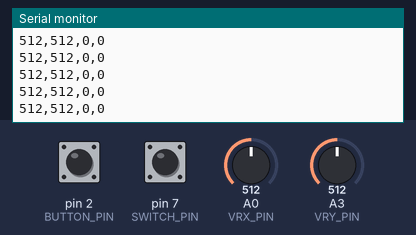
A sketch run on a simulated Arduino Uno, built with avr-gcc and run on an emulated ATmega328P. Shown: the last lines printed to the serial monitor. The test bench sets the inputs (shaded band); at power-on: A0 (VRX_PIN) = 512, A3 (VRY_PIN) = 512, pin 2 (BUTTON_PIN) LOW, pin 7 (SWITCH_PIN) HIGH.

Above: at 1.2 s.
1.3 s: A0 (VRX_PIN) set to 716
At 1.32 s:
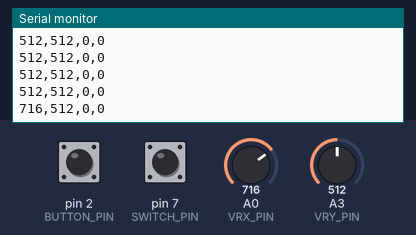
2.8 s: A0 (VRX_PIN) set to 1023
At 2.83 s:
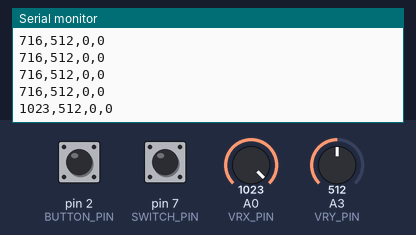
5.8 s: A3 (VRY_PIN) set to 716
At 5.86 s:
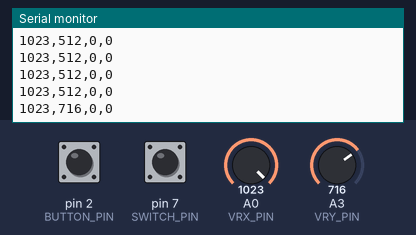
7.3 s: pin 2 (BUTTON_PIN) pulled HIGH for 0.15 s
At 7.38 s:
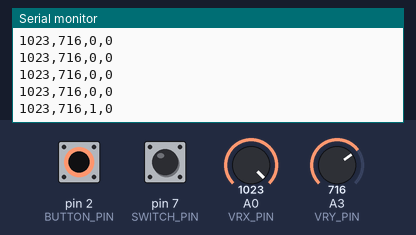
8.9 s: pin 7 (SWITCH_PIN) pulled LOW for 0.15 s
At 8.99 s:
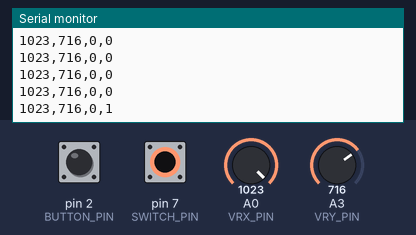
10.5 s: A3 (VRY_PIN) set to 790
At 10.51 s:
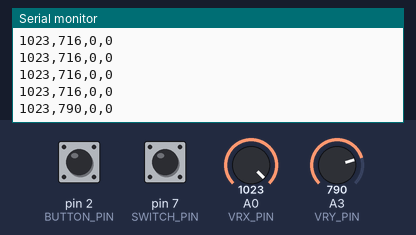
Timing chart, 0 to 13.0 s (numbered marks = the images above; inputs shaded):
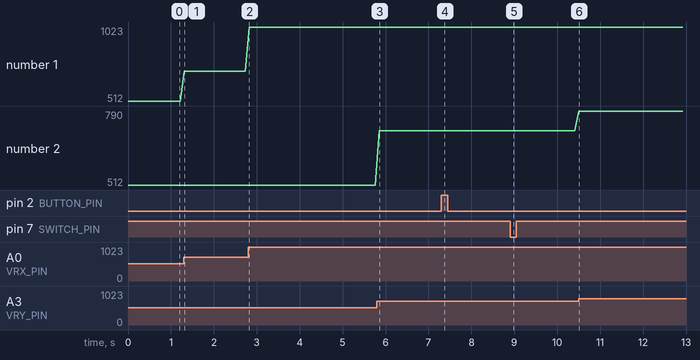

Measured:
- after the input at 1.3 s, the serial monitor: prints a new line at once (image 1)
- after the input at 2.8 s, the serial monitor: prints a new line at once (image 2)
- after the input at 5.8 s, the serial monitor: prints a new line after 0.06 s (image 3)
- after the input at 7.3 s, the serial monitor: prints a new line after 0.07 s (image 4)
- after the input at 8.9 s, the serial monitor: prints a new line after 0.09 s (image 5)
- after the input at 10.5 s, the serial monitor: prints a new line at once (image 6)
- plotted number 1: 512 → 716 after the input at 1.3 s, 716 → 1023 after the input at 2.8 s
- plotted number 2: 512 → 716 after the input at 5.8 s, 716 → 790 after the input at 10.5 s

The sketch:

joystick_tut.ino
```cpp
#include <ezButton.h>
#define VRX_PIN  A0 // Arduino pin connected to VRX pin
#define VRY_PIN  A3 // Arduino pin connected to VRY pin
#define BUTTON_PIN 2
#define SWITCH_PIN 7
//#define SW_PIN   5

//ezButton button(SW_PIN);

int xValue = 0; // To store value of the X axis
int yValue = 0; // To store value of the Y axis
int buttonState = 0;
int switchState=0;
int bValue = 0;
int centerX=0;
int centerY = 0;

void setup() {
  Serial.begin(9600) ;
  pinMode(SWITCH_PIN,INPUT_PULLUP);
  //button.setDebounceTime(50);
}

void loop() {
  // button.loop();

  // read analog X and Y analog values
  xValue = analogRead(VRX_PIN);
  yValue = analogRead(VRY_PIN);
  //Serial.println(xValue);
  buttonState = digitalRead(BUTTON_PIN);
  switchState = digitalRead(SWITCH_PIN)*(-1)+1;

 // bValue = button.getState();


  // print data to Serial Monitor on Arduino IDE
  String xDirection="";
  String yDirection ="";
  if(xValue>=810){
    xDirection="-1";
  }else if(xValue<=780){
    xDirection="1";
  }else{xDirection="0";}

  if(yValue>=810){
    yDirection="-1";
  }else if(yValue<=780){
    yDirection="1";
  }else{yDirection="0";}

  String jsString = String(xValue) +','+ String(yValue)+',';
  String bString =String(buttonState)+',';
  String sString= String(switchState);
  Serial.print(jsString);
  Serial.print(bString);
  Serial.println(sString);
  delay(100);
}
```
